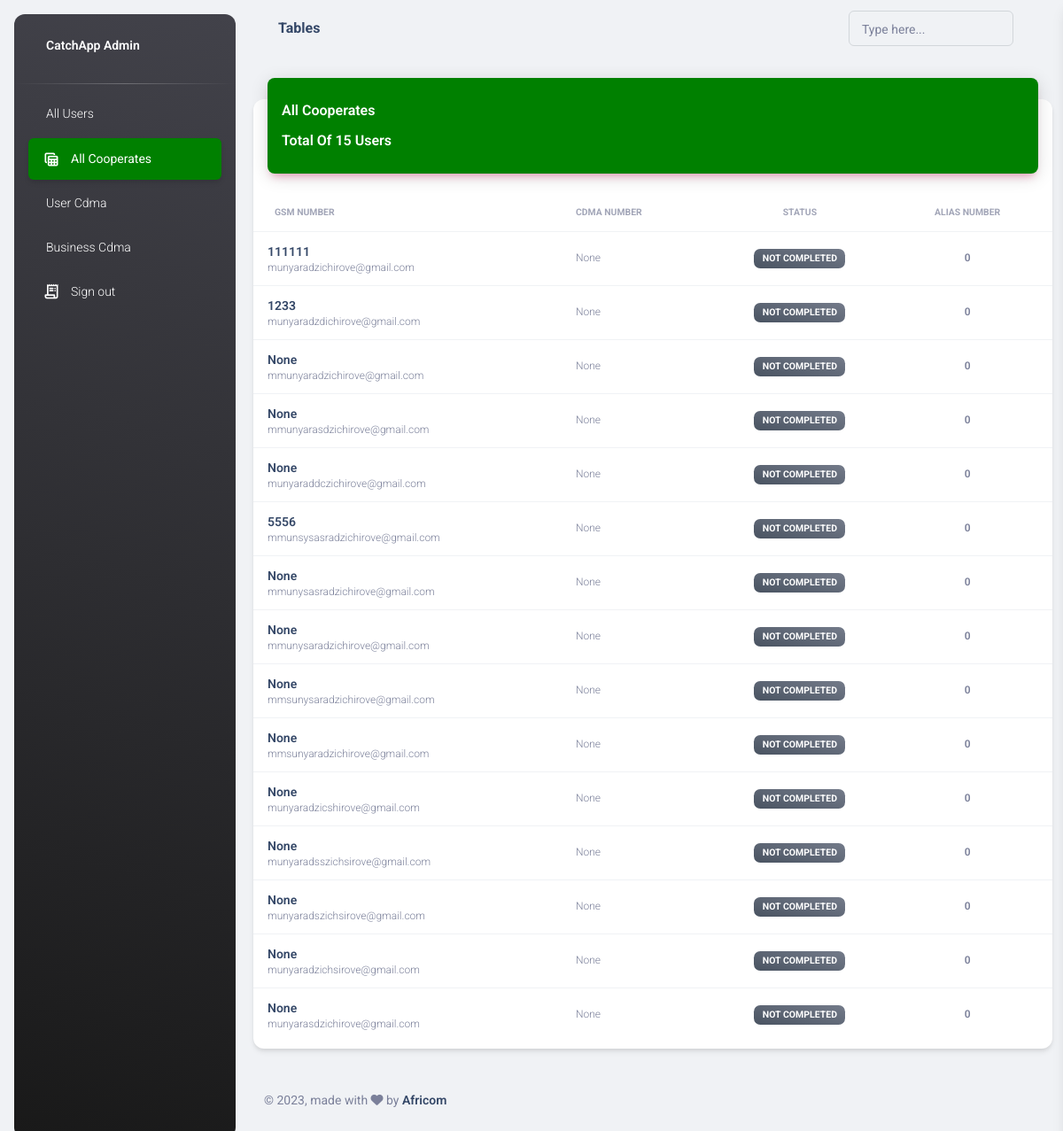
The page /adminuser/allcooperates (signed in) on the database its author committed.
### selfServiceApp/models.py (models this page shows, shortened)
class cooperates(models.Model):
    companyname=models.CharField(max_length=100)
    email=models.CharField(max_length=100)
    gsmnumber=models.CharField(null=True,blank=True,max_length=100)
    password=models.CharField(null=True,blank=True,max_length=50)
    cdmanumber=models.CharField(null=True,blank=True,max_length=100)
    registered=models.BooleanField(null=True,blank=True,default=False)
    cr6=models.FileField(default='null',upload_to='pdfs')
    cr14=models.FileField(default='null',upload_to='pdfs')
    represantativeid=models.FileField(default='null',upload_to='pdfs')
    proofofresidence=models.FileField(default='null',upload_to='pdfs')
    approved=models.BooleanField(default=False,null=True,blank=True)
    alliasnumber=models.CharField(default=0,max_length=12)

### adminuser/views.py (the view)
# urls.py: path('allcooperates',allcooperates,name="allcooperates"),
@login_required(login_url='/adminuser/loginadmin')
def allcooperates(request):
        if 'realadmin' in request.session:
                context={'allcooperates':reversed(cooperates.objects.all()),'count':cooperates.objects.all().count()}
                return render(request,'allcooperates.html',context)
        else:
            return redirect('loginadmin')

### templates/allcooperates.html (shortened to what this page needs)
{%load static%}
<!DOCTYPE html>
<html lang="en">
<head>
  <link href="{% static 'assets3/css/nucleo-icons.css' %}"  rel="stylesheet" />
  <link href="{%static 'admin3/assets/css/nucleo-svg.css' %}" rel="stylesheet" />
  <link id="pagestyle" href="{%static 'assets3/css/material-dashboard.css'%}" rel="stylesheet" />
</head>
<body class="g-sidenav-show  bg-gray-200">
  <aside class="sidenav navbar navbar-vertical navbar-expand-xs border-0 border-radius-xl my-3 fixed-start ms-3   bg-gradient-dark" id="sidenav-main">
    <div class="sidenav-header">
      <a class="navbar-brand m-0" href=" https://demos.creative-tim.com/material-dashboard/pages/dashboard " target="_blank">
        <span class="ms-1 font-weight-bold text-white">CatchApp Admin</span>
      </a>
    </div>
    <hr class="horizontal light mt-0 mb-2">
    <div class="collapse navbar-collapse  w-auto " id="sidenav-collapse-main">
      <ul class="navbar-nav">
        <li class="nav-item">
            <a class="nav-link text-white " href="dashboard">
              <span class="nav-link-text ms-1">All Users</span>
            </a>
          </li>
        <li class="nav-item">
            <a class="nav-link text-white active bg-gradient-primary" href="allcooperates">
              <div class="text-white text-center me-2 d-flex align-items-center justify-content-center">
                <i class="material-icons opacity-10">table_view</i>
              </div>
              <span class="nav-link-text ms-1">All Cooperates</span>
            </a>
          </li>
        <li class="nav-item">
          <a class="nav-link text-white " href="cdmatomaswerasei">
            <span class="nav-link-text ms-1">User Cdma </span>
          </a>
        </li>
        <li class="nav-item">
          <a class="nav-link text-white " href="../pages/billing.html">
            <span class="nav-link-text ms-1">Business Cdma</span>
          </a>
        </li>
        <li class="nav-item">
          <a class="nav-link text-white " href="/adminuser/loginadmin">
            <div class="text-white text-center me-2 d-flex align-items-center justify-content-center">
              <i class="material-icons opacity-10">receipt_long</i>
            </div>
            <span class="nav-link-text ms-1">Sign out</span>
          </a>
        </li>
      </ul>
    </div>
  </aside>
  <main class="main-content position-relative max-height-vh-100 h-100 border-radius-lg ">
    <nav class="navbar navbar-main navbar-expand-lg px-0 mx-4 shadow-none border-radius-xl" id="navbarBlur" data-scroll="true">
      <div class="container-fluid py-1 px-3">
        <nav aria-label="breadcrumb">
          <h6 class="font-weight-bolder mb-0">Tables</h6>
        </nav>
        <div class="collapse navbar-collapse mt-sm-0 mt-2 me-md-0 me-sm-4" id="navbar">
          <div class="ms-md-auto pe-md-3 d-flex align-items-center">
            <div class="input-group input-group-outline">
              <label class="form-label">Type here...</label>
              <input type="text" class="form-control">
            </div>
          </div>
        </div>
      </div>
    </nav>
    <div class="container-fluid py-4">
      <div class="row">
        <div class="col-12">
          <div class="card my-4">
            <div class="card-header p-0 position-relative mt-n4 mx-3 z-index-2">
              <div class="bg-gradient-primary shadow-primary border-radius-lg pt-4 pb-3">
                <h6 class="text-white text-capitalize ps-3">All Cooperates</h6>
                <h6 class="text-white text-capitalize ps-3">Total of {{count}} users</h6>
              </div>
            </div>
            <div class="card-body px-0 pb-2">
              <div class="table-responsive p-0">
                <table class="table align-items-center mb-0">
                  <thead>
                    <tr>
                      <th class="text-uppercase text-secondary text-xxs font-weight-bolder opacity-7">Gsm Number</th>
                      <th class="text-uppercase text-secondary text-xxs font-weight-bolder opacity-7 ps-2">CDMA Number</th>
                      <th class="text-center text-uppercase text-secondary text-xxs font-weight-bolder opacity-7">Status</th>
                      <th class="text-center text-uppercase text-secondary text-xxs font-weight-bolder opacity-7">Alias Number</th>
                    </tr>
                  </thead>
                  <tbody>
                    {%if allcooperates%}
                    {%for i in allcooperates %}
                    <tr>
                      <td>
                        <div class="d-flex px-2 py-1">
                          <div class="d-flex flex-column justify-content-center">
                            <h6 class="mb-0 text-sm">{{i.gsmnumber}}</h6>
                            <p class="text-xs text-secondary mb-0">{{i.email}}</p>
                          </div>
                        </div>
                      </td>
                      <td>
                        {%if i.cdmanumber%}
                        <p class="text-xs font-weight-bold mb-0">{{i.cdmanumber}}</p>
                        {%else%}
                        <p class="text-xs text-secondary mb-0">None</p>
                        {%endif%}
                      </td>
                      <td class="align-middle text-center text-sm">
                        {%if i.registered%}
                        <span class="badge badge-sm bg-gradient-success">Registered</span>
                        {%else%}
                        <span class="badge badge-sm bg-gradient-secondary">Not Completed</span>
                        {%endif%}
                      </td>
                      <td class="align-middle text-center">
                        {%if i.alliasnumber%}
                        <p class="text-xs font-weight-bold mb-0">{{i.alliasnumber}}</p>
                        {%else%}
                        <p class="text-xs text-secondary mb-0">None</p>
                        {%endif%}
                      </td>
                    </tr>
                    {% endfor %}
                    {% else %}
                    <h1>No records</h1>
                    {%endif%}
                  </tbody>
                </table>
              </div>
            </div>
          </div>
        </div>
      </div>
      <footer class="footer py-4  ">
        <div class="container-fluid">
          <div class="row align-items-center justify-content-lg-between">
            <div class="col-lg-6 mb-lg-0 mb-4">
              <div class="copyright text-center text-sm text-muted text-lg-start">
                © ,
                made with <i class="fa fa-heart"></i> by
                <a href="" class="font-weight-bold" target="_blank">Africom</a>
              </div>
            </div>
          </div>
        </div>
      </footer>
    </div>
  </main>
</body>
</html>

### rows shown on the page
cooperates: gsmnumber "111111", email "munyaradzichirove@gmail.com", shows "None", registered "NOT COMPLETED", alliasnumber "0"
cooperates: gsmnumber "1233", email "munyaradzdichirove@gmail.com", shows "None", registered "NOT COMPLETED", alliasnumber "0"
cooperates: gsmnumber "None", email "mmunyaradzichirove@gmail.com", registered "NOT COMPLETED", alliasnumber "0"
cooperates: gsmnumber "None", email "mmunyarasdzichirove@gmail.com", registered "NOT COMPLETED", alliasnumber "0"
cooperates: gsmnumber "None", email "munyaraddczichirove@gmail.com", registered "NOT COMPLETED", alliasnumber "0"
cooperates: gsmnumber "5556", email "mmunsysasradzichirove@gmail.com", shows "None", registered "NOT COMPLETED", alliasnumber "0"
cooperates: gsmnumber "None", email "mmunysasradzichirove@gmail.com", registered "NOT COMPLETED", alliasnumber "0"
cooperates: gsmnumber "None", email "mmunysaradzichirove@gmail.com", registered "NOT COMPLETED", alliasnumber "0"
cooperates: gsmnumber "None", email "mmsunysaradzichirove@gmail.com", registered "NOT COMPLETED", alliasnumber "0"
cooperates: gsmnumber "None", email "mmsunyaradzichirove@gmail.com", registered "NOT COMPLETED", alliasnumber "0"
cooperates: gsmnumber "None", email "munyaradzicshirove@gmail.com", registered "NOT COMPLETED", alliasnumber "0"
cooperates: gsmnumber "None", email "munyaradsszichsirove@gmail.com", registered "NOT COMPLETED", alliasnumber "0"
cooperates: gsmnumber "None", email "munyaradszichsirove@gmail.com", registered "NOT COMPLETED", alliasnumber "0"
cooperates: gsmnumber "None", email "munyaradzichsirove@gmail.com", registered "NOT COMPLETED", alliasnumber "0"
cooperates: gsmnumber "None", email "munyarasdzichirove@gmail.com", registered "NOT COMPLETED", alliasnumber "0"

### other values the page prints
{{ count }} "15"
